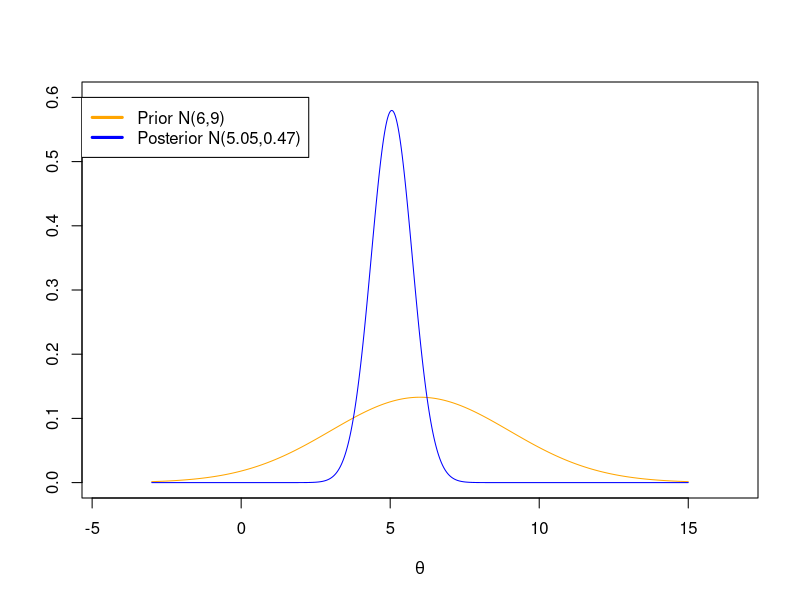

This chart was generated by the following R code:
#---------------------------------------------------------
# File:   MIT18_05S22_ps7_sol.r 
# Author: Jeremy Orloff
# Calculations for Pset 7
#
# MIT OpenCourseWare: https://ocw.mit.edu
# 18.05 Introduction to Probability and Statistics
# Spring 2022
# For information about citing these materials or our Terms of Use, visit:
# https://ocw.mit.edu/terms}.
#
#---------------------------------------------------------

#----------------------------
do_prob6 = TRUE

#----------------------------
if (do_prob6) {
  cat('\nProblem 6 ------------\n')
  cat('Problem 6a ------------\n')
  n = 1
  xbar = 5
  mu_prior = 6
  sig2_prior = 9
  sig2 = 4
  
  a = 1/sig2_prior 
  b = n/sig2
  mu_post = (a*mu_prior + b*xbar)/(a+b)
  sig2_post = 1/(a+b)
  cat('mu_post:', mu_post, '\n')
  cat('sig2_post', sig2_post, 'sig_post', sqrt(sig2_post),'\n')

  cat('\nProblem 6b ------------\n')
  n = 8
  xbar = 5
  mu_prior = 6
  sig2_prior = 9
  sig2 = 4
    
  a = 1/sig2_prior 
  b = n/sig2
  mu_post = (a*mu_prior + b*xbar)/(a+b)
  sig2_post = 1/(a+b)
  cat('mu_post:', mu_post, '\n')
  cat('sig2_post', sig2_post, '\n')
  
  # Draw plots
  s_prior = sqrt(sig2_prior)
  s_post = sqrt(sig2_post)
  theta_min = mu_prior - 3*s_prior
  theta_max = mu_prior + 3*s_prior
  theta = seq(theta_min, theta_max, 0.01)
  y_prior = dnorm(theta, mu_prior, s_prior)
  y_post = dnorm(theta, mu_post, s_post)
  
  # We hard wire the height of the plot. It makes the code a little fragile, but it's not a big deal in this case.
  plot(c(theta_min-0.5*s_prior,theta_max+0.5*s_prior),c(0,0.6), type='n',xlab=expression(theta), ylab='')
  
  #Draw legend first to avoid covering curves

  s1 = sprintf('Prior N(%d,%d)', mu_prior,sig2_prior)
  s2 = sprintf('Posterior N(%.2f,%.2f)', mu_post, sig2_post)
  legend(-5.5,0.6,c(s1,s2),col=c('orange','blue'), lty=1,lwd=3)
  
  col = 'orange';
  lines(theta, y_prior, col=col, lwd=1)
  
  col = 'blue';
  lines(theta, y_post, col=col, lwd=1)
  cat('\nSee plot\n')
}
